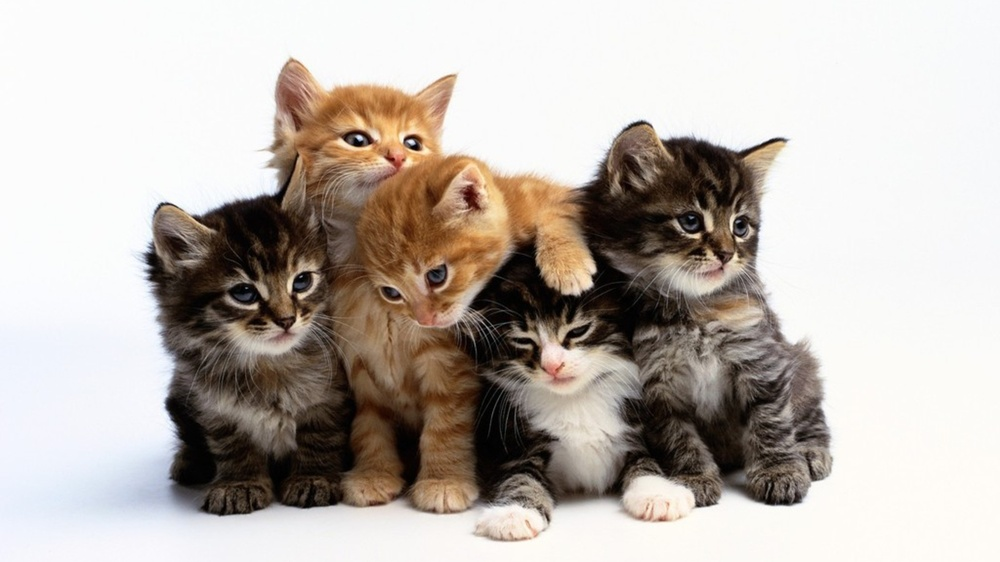
//> input picture Sobel/CPU/imagenes/imagen1.jpg, 1000 x 562 px, shrunk from 1366 x 768 before the run
$ ./Sobel_CPU imagenes/imagen1.jpg   (built with g++ and OpenCV 4)
//> lines starting //> are read from the running program, lines starting //| are printed output that depends on the picture
#include<iostream>
#include<stdio.h>
#include<malloc.h>
#include <cv.h>
#include <highgui.h>
#include<opencv2/opencv.hpp>
using namespace std;
using namespace cv;

unsigned char clamp(int value){//porque cuando se hace la convolución pueden salir números fuera del rango de unsigned char
    if(value < 0)
        value = 0;
    else
        if(value > 255)
            value = 255;
    return (unsigned char)value;
}

void imprime(unsigned char *A,int filas, int columnas){//imprime los pixeles, 0..255
	for (int i = 0; i < filas; i++) {
            for (int j = 0; j < columnas; j++) {
                cout<<((int)A[(i * columnas) + j])<<" ";//le hacemos un cast para que me muestre los numeros y no los caracteres
            }
            cout<<endl;
        }
}

void convolucion(unsigned char *imagen, int mascara[3][3], int filas, int columnas, unsigned char *resultado){

	for(int i = 0; i < filas; i++){

		for(int j = 0; j < columnas; j++){//hacemos el recorrido por cada pixel
                    int suma = 0;
                    int aux_cols = j - 1, aux_rows = i - 1;
                    for(int k = 0; k < 3; k++){//mask_rows
                            for(int l = 0; l < 3; l++){//mask_cols
                                    if((aux_rows >= 0 && aux_cols >= 0) && (aux_rows < filas && aux_cols < columnas))

                                        suma += mascara[k][l]*imagen[(aux_rows*columnas)+ aux_cols];

                                    aux_cols++;
                            }
                            aux_rows++;
                            aux_cols = j - 1;
                    }

                    resultado[(i * columnas) + j] = clamp(suma);
                }
	}
}

void Union(unsigned char *img_resultado, unsigned char *resultado_Gx, unsigned char *resultado_Gy, int filas, int columnas){
        for(int i = 0; i < filas; i++){
            for(int j = 0; j < columnas; j++){
                img_resultado[(i * columnas) + j] = sqrt(pow(resultado_Gx[(i * columnas) + j],2) + pow(resultado_Gx[(i * columnas) + j],2));
            }
        }
}

int main(int argc, char **argv){
	unsigned char *img_gray;
	unsigned char *G, *resultado_Gx , *resultado_Gy;//imagenes para la convolucion
	int Mascara_X[3][3], Mascara_Y[3][3];
	char* imageName = argv[1];
	Mat image;

  	image = imread(imageName, 1);
//> image is the input picture: 562 rows x 1000 cols, CV_8UC3; mean B, G, R 175.2, 181.6, 189.5

        if(argc !=2 || !image.data){
            printf("No image Data \n");
            return -1;
        }
	// [7 lines of commented-out code are left out]


        Size s = image.size();//sacamos los atributos de la imagen
//> s = Size(1000, 562)

        int width = s.width;
//> width = 1000
        int height = s.height;
//> height = 562
        int size = sizeof(unsigned char)*width*height;//para la imagen en escala de grises
//> size = 562000

        //La pasamos a escala de grises con Opencv
        Mat gray_image_opencv;//Esta es la que le vamos a aplicar el filtro Sobel
        gray_image_opencv.create(height,width,CV_8UC1);
        cvtColor(image, gray_image_opencv, CV_BGR2GRAY);//pasamos la imagen que se lee a escala de grises
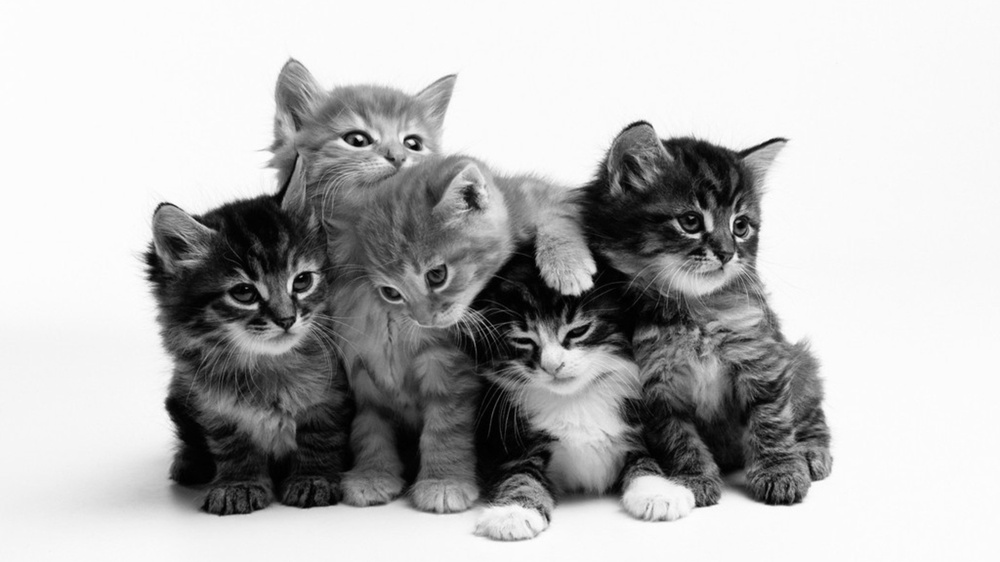
//> gray_image_opencv: 562 rows x 1000 cols, CV_8UC1; min 0, max 255, mean 183.2

        img_gray = gray_image_opencv.data;//queda con el mismo height y weight de la imagen normal

        //imshow("Escala de grises",gray_image_opencv);

        resultado_Gx = (unsigned char*)malloc(size);
        resultado_Gy = (unsigned char*)malloc(size);
        G = (unsigned char*)malloc(size);

        Mascara_X[0][0]=-1;Mascara_X[0][1]=0;Mascara_X[0][2]=1;
        Mascara_X[1][0]=-2;Mascara_X[1][1]=0;Mascara_X[1][2]=2;
        Mascara_X[2][0]=-1;Mascara_X[2][1]=0;Mascara_X[2][2]=1;

        Mascara_Y[0][0]=-1;Mascara_Y[0][1]=-2;Mascara_Y[0][2]=-1;
        Mascara_Y[1][0]=0;Mascara_Y[1][1]=0;Mascara_Y[1][2]=0;
        Mascara_Y[2][0]=1;Mascara_Y[2][1]=2;Mascara_Y[2][2]=1;


        convolucion(img_gray, Mascara_X, height, width, resultado_Gx);
        convolucion(img_gray, Mascara_Y, height, width, resultado_Gy);
        Union(G,resultado_Gx,resultado_Gy,height,width);

        Mat resultado;
        resultado.create(height,width,CV_8UC1);

        resultado.data = G;
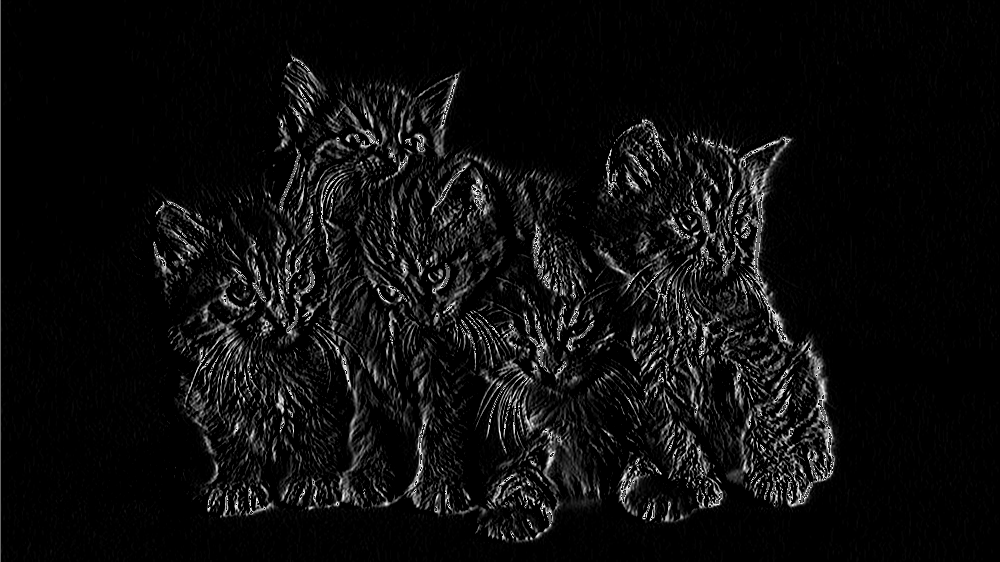
//> resultado: 562 rows x 1000 cols, CV_8UC1; min 0, max 255, mean 13.2
        imshow("Sobel",resultado);

        waitKey(0);

        //Se libera memoria
        free(G);free(resultado_Gx);free(resultado_Gy);

        return 0;
}

$ run again, on Sobel/CPU/imagenes/imagen3.jpg
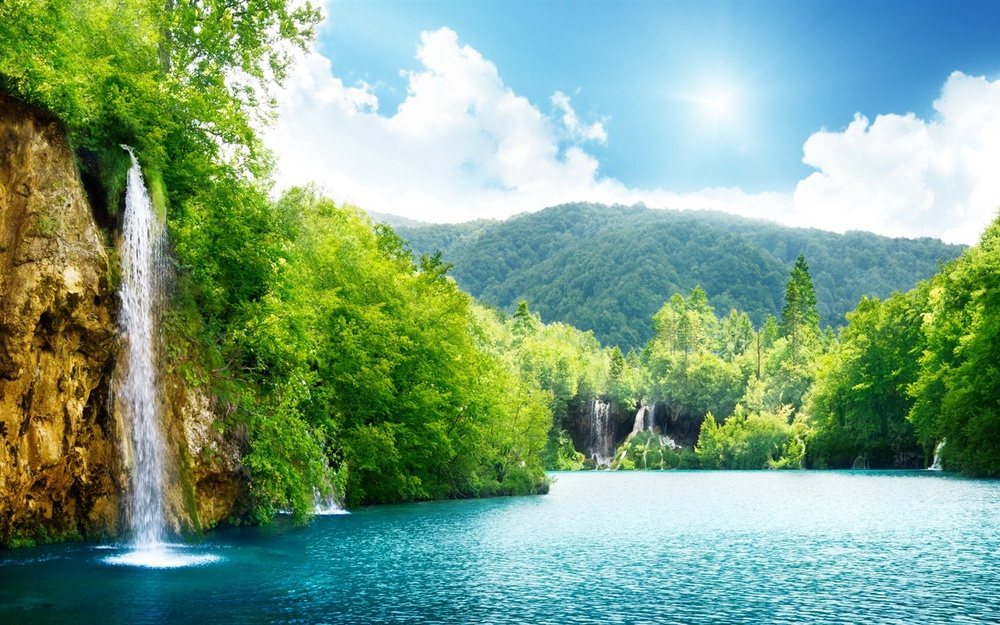
//> input picture Sobel/CPU/imagenes/imagen3.jpg, 1000 x 625 px, shrunk from 1440 x 900 before the run
//> image is the input picture: 625 rows x 1000 cols, CV_8UC3; mean B, G, R 133, 162.6, 125
//> `cvtColor(image, gray_image_opencv, CV_BGR2GRAY);`:
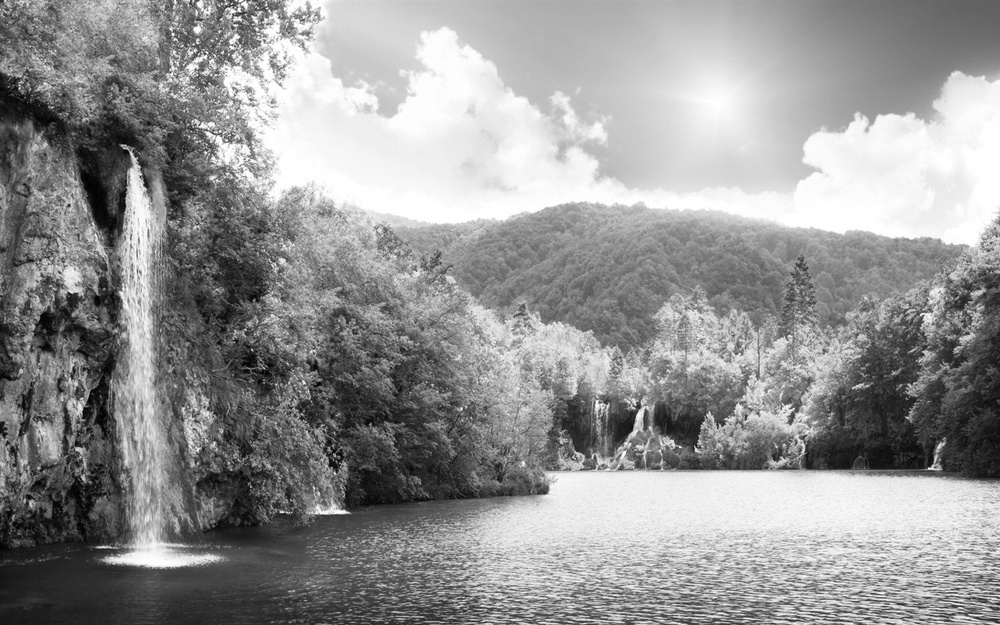
//> gray_image_opencv: 625 rows x 1000 cols, CV_8UC1; min 0, max 255, mean 148
//> `resultado.data = G;`:
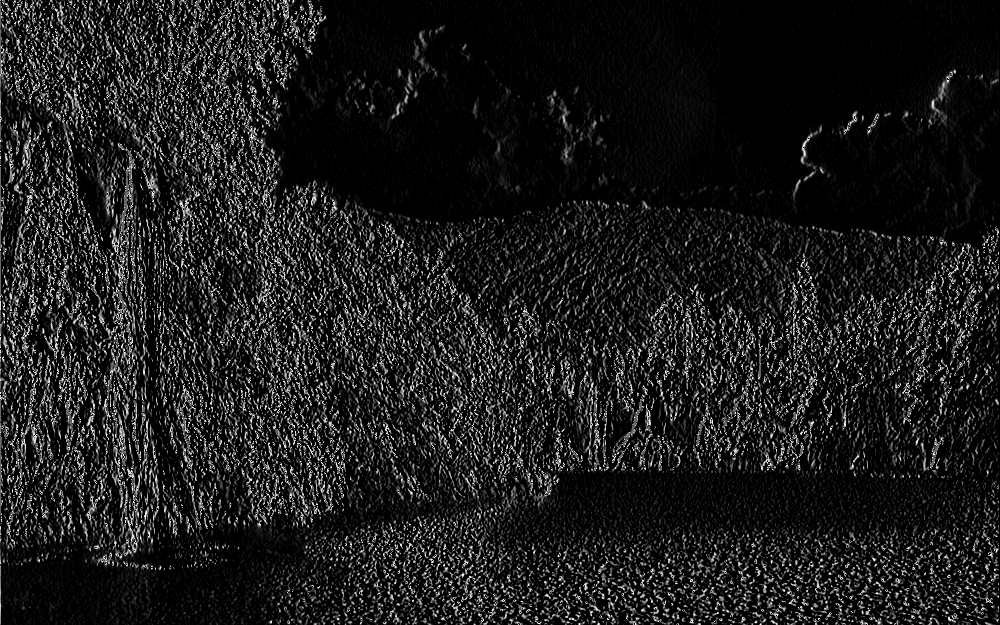
//> resultado: 625 rows x 1000 cols, CV_8UC1; min 0, max 255, mean 27.6
